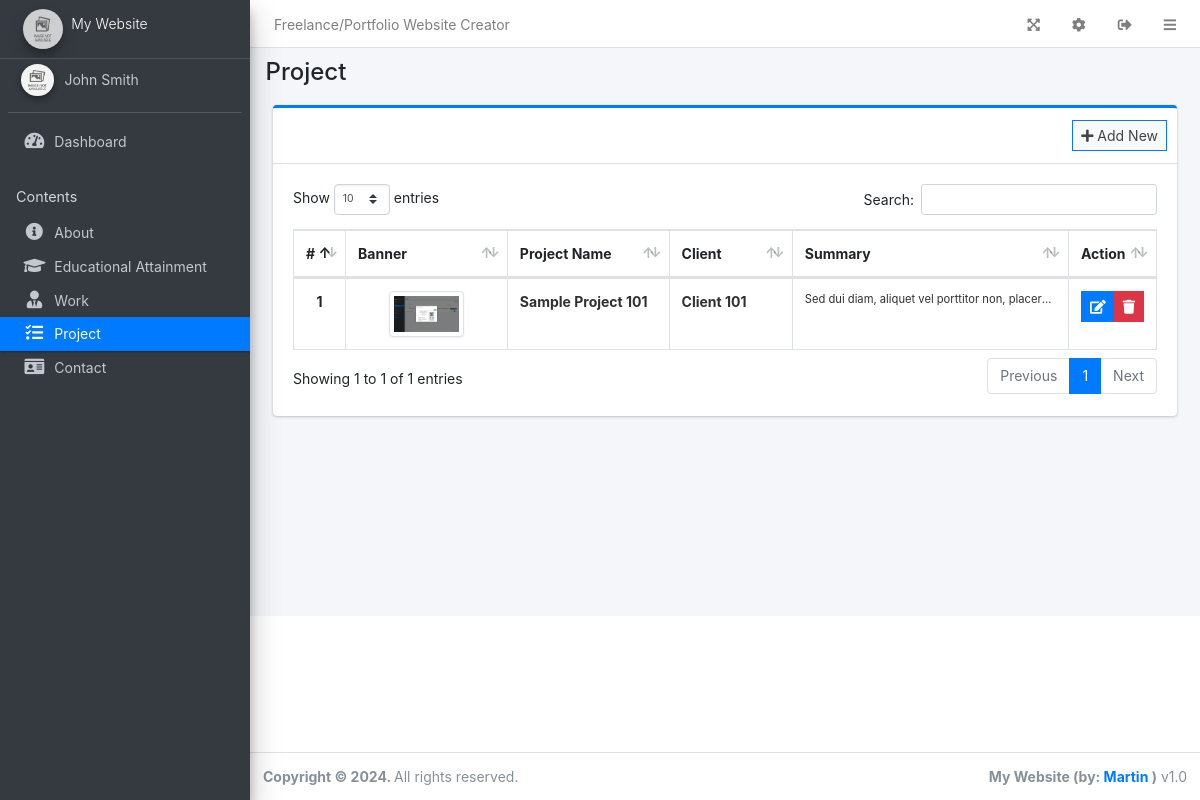
The page /admin/?page=project (signed in) on the database its author committed.
### tables this page shows
CREATE TABLE `project` (
  `id` int(30) NOT NULL,
  `name` text DEFAULT NULL,
  `summary` text DEFAULT NULL,
  `description` text DEFAULT NULL,
  `banner` text DEFAULT NULL,
  `client` text DEFAULT NULL
);

### config.php (called while the page is built, shortened)
<?php
function validate_image($file){
	if(!empty($file)){
		if(is_file(base_app.$file)){
			return base_url.$file;
		}else{
			return base_url.'dist/img/no-image-available.png';
		}
	}else{
		return base_url.'dist/img/no-image-available.png';
	}
}
?>

### admin/project/index.php (the view, shortened to what this page needs)
<div class="col-lg-12">
	<div class="card card-outline card-primary">
		<div class="card-header">
			<div class="card-tools">
				<a class="btn btn-block btn-sm btn-default btn-flat border-primary new_project" href="javascript:void(0)"><i class="fa fa-plus"></i> Add New</a>
			</div>
		</div>
		<div class="card-body">
			<table class="table tabe-hover table-bordered table-compact" id="list">
				<colgroup>
					<col width="5%">
					<col width="20%">
					<col width="20%">
					<col width="15%">
					<col width="35%">
					<col width="15%">
				</colgroup>
				<thead>
					<tr>
						<th class="text-center">#</th>
						<th>Banner</th>
						<th>Project Name</th>
						<th>Client</th>
						<th>Summary</th>
						<th>Action</th>
					</tr>
				</thead>
				<tbody>
					<?php
					$i = 1;
					$qry = $conn->query("SELECT * FROM `project` order by RAND() ");
					while($row= $qry->fetch_assoc()):
					?>
					<tr>
						<th class="text-center"><?php echo $i++ ?></th>
						<td><center><img src="<?php echo validate_image($row['banner']) ?>" class="banner-img img-thumbnail" alt=""></center></td>
						<td><b class="truncate-1"><?php echo ucwords($row['name']) ?></b></td>
						<td><b class="truncate-1"><?php echo ucwords($row['client']) ?></b></td>
						<td><small class="truncate-1"><?php echo $row['summary'] ?></small></td>
						<td class="text-center">
		                    <div class="btn-group">
		                        <a href="javascript:void(0)" data-id='<?php echo $row['id'] ?>' class="btn btn-primary btn-flat btn-sm manage_project">
		                          <i class="fas fa-edit"></i>
		                        </a>
		                        <button type="button" class="btn btn-danger btn-sm btn-flat delete_project" data-id="<?php echo $row['id'] ?>">
		                          <i class="fas fa-trash"></i>
		                        </button>
	                      </div>
						</td>
					</tr>
				<?php endwhile; ?>
				</tbody>
			</table>
		</div>
	</div>
</div>

### admin/project/index.php (style rules this page uses)
.banner-img { width: 75px; object-fit:contain; }

### rows shown on the page
project: banner (picture), name "Sample Project 101", client "Client 101", summary "Sed dui diam, aliquet vel porttitor non,…"

### other values the page prints
$_settings->info('name') "Freelance/Portfolio Website Creator"
$_settings->info('short_name') "My Website"
$_settings->userdata('firstname').' '.$_settings->userdata('lastname') "John Smith"
str_replace("_", " ",$page) "Project"
